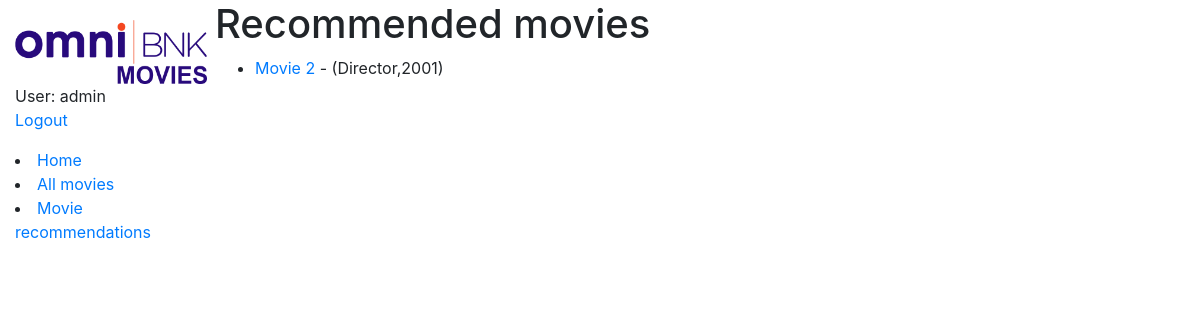
The app's page /catalog/movie_recommendations/ (signed in) with its own data.
### moviecatalog/models.py (models this page shows, shortened)
class Movie(models.Model):
    title = models.CharField(max_length=200)
    director = models.CharField(max_length=200)
    year = models.IntegerField()
    summary = models.TextField(max_length=1000, help_text='Enter a brief description of the movie')
    genre = models.ManyToManyField(Genre, help_text='Select a genre for this movie')
    def get_absolute_url(self):
        return reverse('movie-detail', args=[str(self.id)])
    def display_genre(self):
        """Create a string for the Genre. This is required to display genre in Admin."""
        return ', '.join(genre.name for genre in self.genre.all()[:3])
    display_genre.short_description = 'Genre'

### moviecatalog/views.py (the view)
# urls.py: path('movie_recommendations/', views.MovieListRecView.as_view(), name='movies-rec'),
class MovieListRecView(generic.ListView):
    model = Movie
    paginate_by = 5
    template_name = "moviecatalog/movie_recommendations.html"
    def get_queryset(self):
        available_movies = list(Movie.objects.order_by('?').values_list('id', flat=True).distinct())
        num_recommended = randint(1, 3)
        recommendations = available_movies[: num_recommended]
        return Movie.objects.filter(id__in=recommendations)

### moviecatalog/templates/moviecatalog/movie_recommendations.html
{% extends "base_generic.html" %}
{% block content %}
<h1>Recommended movies</h1>
{% if movie_list %}
<ul>
    {% for movie in movie_list %}
    <li>
        <a href="{{ movie.get_absolute_url }}">{{ movie.title }}</a> - ({{movie.director}},{{movie.year}})
    </li>
    {% endfor %}
</ul>
{% else %}
<p>There are no recommended movies at the moment.</p>
{% endif %}
{% endblock %}

### moviecatalog/templates/base_generic.html (shortened to what this page needs)
<!DOCTYPE html>
<html lang="en">
<head>
    <link rel="stylesheet" href="https://stackpath.bootstrapcdn.com/bootstrap/4.1.3/css/bootstrap.min.css"
>
    {% load static %}
    <link rel="stylesheet" href="{% static 'css/styles.css' %}">
</head>
<body>
    <div class="container-fluid">
        <div class="row">
            <div class="col-sm-2">
                {% block sidebar %}
                <ul class="sidebar-nav">
                    <img src="{% static 'logo.png' %}" alt="OmniBNK logo" style="width:12em; height:4em;">
                    {% if user.is_authenticated %}
                    <li>User: {{ user.get_username }}</li>
                    <li><a href="{% url 'logout'%}?next={{request.path}}">Logout</a></li>
                    {% else %}
                    <li><a href="{% url 'login'%}?next={{request.path}}">Login</a></li>
                    <li><a href="{% url 'signup'%}?next={{request.path}}">Sign up</a></li>
                    {% endif %}
                </ul>
                <li><a href="{% url 'index' %}">Home</a></li>
                <li><a href="{% url 'movies' %}">All movies</a></li>
                <li><a href="{% url 'movies-rec' %}">Movie recommendations</a></li>
                {% endblock %}
            </div>
            <div class="col-sm-10 ">{% block content %}{% endblock %}
            </div>
        </div>
    </div>
</body>
</html>

### moviecatalog/static/css/styles.css (style rules this page uses)
.sidebar-nav { margin-top: 20px; padding: 0; list-style: none; }

### records on screen
Movie: title "Movie 2", director "Director", year "2001"

### other values on screen
{{ user.get_username }} "admin"
